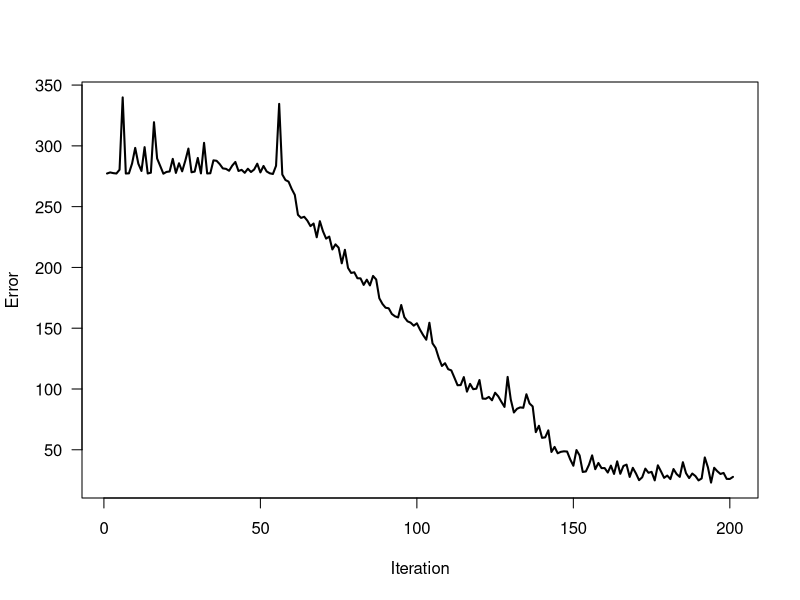
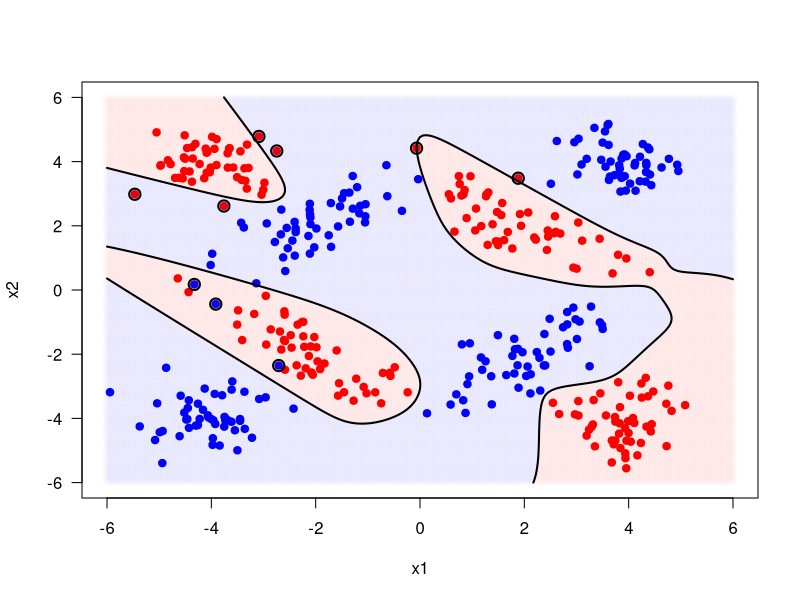

Source code (R) for these figures, in order:
setwd('/home/emre/Documents/CollegeFiles/COMP421/MachineLearningCourse/engr421_dasc521_fall2019_lab05/lab05/')
safelog <- function(x) {
  return (log(x + 1e-100))
}
# read data into memory
data_set <- read.csv("lab05_data_set.csv")

# get X and y values
X <- cbind(data_set$x1, data_set$x2)
y_truth <- data_set$y

# get number of samples and number of features
N <- length(y_truth)
D <- ncol(X)

# define the sigmoid function
sigmoid <- function(a) {
  return (1 / (1 + exp(-a)))
}

# set learning parameters
eta <- 0.1
epsilon <- 1e-3
H <- 20
max_iteration <- 200

# randomly initalize W and v
set.seed(421)
W <- matrix(runif((D + 1) * H, min = -0.01, max = 0.01), D + 1, H)
v <- runif(H + 1, min = -0.01, max = 0.01)

Z <- sigmoid(cbind(1, X) %*% W)
y_predicted <- sigmoid(cbind(1, Z) %*% v)
objective_values <- -sum(y_truth * safelog(y_predicted) + (1 - y_truth) * safelog(1 - y_predicted))

# learn W and v using gradient descent and online learning
iteration <- 1
while (1) {
  for (i in sample(N)) {
    # calculate hidden nodes
    Z[i,] <- sigmoid(c(1, X[i,]) %*% W)
    # calculate output node
    y_predicted[i] <- sigmoid(c(1, Z[i,]) %*% v)

    delta_v <- eta * (y_truth[i] - y_predicted[i]) * c(1, Z[i,])
    delta_W <- eta * (y_truth[i] - y_predicted[i]) * c(1, X[i,]) %*% t(v[2:(H + 1)] * Z[i, 1:H] * (1 - Z[i, 1:H]))

    v <- v + delta_v
    W <- W + delta_W
  }

  Z <- sigmoid(cbind(1, X) %*% W)
  y_predicted <- sigmoid(cbind(1, Z) %*% v)
  objective_values <- c(objective_values, -sum(y_truth * safelog(y_predicted) + (1 - y_truth) * safelog(1 - y_predicted)))
  
  if (abs(objective_values[iteration + 1] - objective_values[iteration]) < epsilon | iteration >= max_iteration) {
    break
  }
  
  iteration <- iteration + 1
}
print(W)
print(v)

# plot objective function during iterations
plot(1:(iteration + 1), objective_values,
     type = "l", lwd = 2, las = 1,
     xlab = "Iteration", ylab = "Error")

# calculate confusion matrix
y_predicted <- 1 * (y_predicted > 0.5)
confusion_matrix <- table(y_predicted, y_truth)
print(confusion_matrix)

# evaluate discriminant function on a grid
x1_interval <- seq(from = -6, to = +6, by = 0.06)
x2_interval <- seq(from = -6, to = +6, by = 0.06)
x1_grid <- matrix(x1_interval, nrow = length(x1_interval), ncol = length(x1_interval), byrow = FALSE)
x2_grid <- matrix(x2_interval, nrow = length(x2_interval), ncol = length(x2_interval), byrow = TRUE)

f <- function(x1, x2) { c(1, sigmoid(c(1, x1, x2) %*% W)) %*% v }
discriminant_values <- matrix(mapply(f, x1_grid, x2_grid), nrow(x2_grid), ncol(x2_grid))

plot(X[y_truth == 1, 1], X[y_truth == 1, 2], type = "p", pch = 19, col = "red",
     xlim = c(-6, +6),
     ylim = c(-6, +6),
     xlab = "x1", ylab = "x2", las = 1)
points(X[y_truth == 0, 1], X[y_truth == 0, 2], type = "p", pch = 19, col = "blue")
points(x1_grid[discriminant_values > 0], x2_grid[discriminant_values > 0], col = rgb(red = 1, green = 0, blue = 0, alpha = 0.01), pch = 16)
points(x1_grid[discriminant_values < 0], x2_grid[discriminant_values < 0], col = rgb(red = 0, green = 0, blue = 1, alpha = 0.01), pch = 16)
contour(x1_interval, x2_interval, discriminant_values, levels = c(0), add = TRUE, lwd = 2, drawlabels = FALSE)
points(X[y_predicted != y_truth, 1], X[y_predicted != y_truth, 2], cex = 1.5, lwd = 2)

